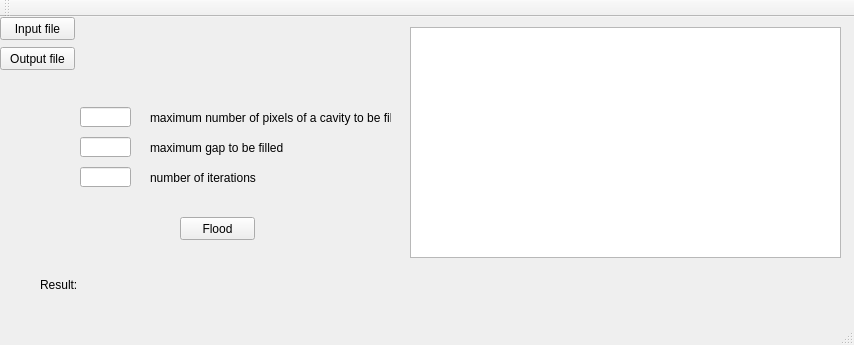
<?xml version="1.0" encoding="UTF-8"?>
<ui version="4.0">
 <class>MainWindow</class>
 <widget class="QMainWindow" name="MainWindow">
  <property name="geometry">
   <rect>
    <x>0</x>
    <y>0</y>
    <width>854</width>
    <height>345</height>
   </rect>
  </property>
  <property name="windowTitle">
   <string>2D flood filling</string>
  </property>
  <widget class="QWidget" name="centralWidget">
   <widget class="QPushButton" name="pushButtonInFile">
    <property name="geometry">
     <rect>
      <x>0</x>
      <y>0</y>
      <width>75</width>
      <height>23</height>
     </rect>
    </property>
    <property name="text">
     <string>Input file</string>
    </property>
   </widget>
   <widget class="QLabel" name="labelInFile">
    <property name="geometry">
     <rect>
      <x>80</x>
      <y>0</y>
      <width>391</width>
      <height>21</height>
     </rect>
    </property>
    <property name="text">
     <string/>
    </property>
   </widget>
   <widget class="QLabel" name="labelOutFile">
    <property name="geometry">
     <rect>
      <x>80</x>
      <y>30</y>
      <width>391</width>
      <height>21</height>
     </rect>
    </property>
    <property name="text">
     <string/>
    </property>
   </widget>
   <widget class="QPushButton" name="pushButtonOutFile">
    <property name="geometry">
     <rect>
      <x>0</x>
      <y>30</y>
      <width>75</width>
      <height>23</height>
     </rect>
    </property>
    <property name="text">
     <string>Output file</string>
    </property>
   </widget>
   <widget class="QPushButton" name="pushButtonFlood">
    <property name="geometry">
     <rect>
      <x>180</x>
      <y>200</y>
      <width>75</width>
      <height>23</height>
     </rect>
    </property>
    <property name="text">
     <string>Flood</string>
    </property>
   </widget>
   <widget class="QLabel" name="label">
    <property name="geometry">
     <rect>
      <x>40</x>
      <y>260</y>
      <width>41</width>
      <height>16</height>
     </rect>
    </property>
    <property name="text">
     <string>Result:</string>
    </property>
   </widget>
   <widget class="QLabel" name="labelResult">
    <property name="geometry">
     <rect>
      <x>80</x>
      <y>260</y>
      <width>491</width>
      <height>16</height>
     </rect>
    </property>
    <property name="text">
     <string/>
    </property>
   </widget>
   <widget class="QLineEdit" name="lineEditLimit">
    <property name="geometry">
     <rect>
      <x>80</x>
      <y>90</y>
      <width>51</width>
      <height>20</height>
     </rect>
    </property>
   </widget>
   <widget class="QLabel" name="label_3">
    <property name="geometry">
     <rect>
      <x>150</x>
      <y>90</y>
      <width>241</width>
      <height>21</height>
     </rect>
    </property>
    <property name="text">
     <string>maximum number of pixels of a cavity to be filled</string>
    </property>
   </widget>
   <widget class="QTextEdit" name="textEdit">
    <property name="geometry">
     <rect>
      <x>410</x>
      <y>10</y>
      <width>431</width>
      <height>231</height>
     </rect>
    </property>
   </widget>
   <widget class="QLineEdit" name="lineEditGapWidth">
    <property name="geometry">
     <rect>
      <x>80</x>
      <y>120</y>
      <width>51</width>
      <height>20</height>
     </rect>
    </property>
   </widget>
   <widget class="QLabel" name="label_2">
    <property name="geometry">
     <rect>
      <x>150</x>
      <y>120</y>
      <width>241</width>
      <height>21</height>
     </rect>
    </property>
    <property name="text">
     <string>maximum gap to be filled</string>
    </property>
   </widget>
   <widget class="QLineEdit" name="lineEditNiter">
    <property name="geometry">
     <rect>
      <x>80</x>
      <y>150</y>
      <width>51</width>
      <height>20</height>
     </rect>
    </property>
   </widget>
   <widget class="QLabel" name="label_4">
    <property name="geometry">
     <rect>
      <x>150</x>
      <y>150</y>
      <width>241</width>
      <height>21</height>
     </rect>
    </property>
    <property name="text">
     <string>number of iterations</string>
    </property>
   </widget>
  </widget>
  <widget class="QMenuBar" name="menuBar">
   <property name="geometry">
    <rect>
     <x>0</x>
     <y>0</y>
     <width>854</width>
     <height>18</height>
    </rect>
   </property>
  </widget>
  <widget class="QToolBar" name="mainToolBar">
   <attribute name="toolBarArea">
    <enum>TopToolBarArea</enum>
   </attribute>
   <attribute name="toolBarBreak">
    <bool>false</bool>
   </attribute>
  </widget>
  <widget class="QStatusBar" name="statusBar"/>
 </widget>
 <layoutdefault spacing="6" margin="11"/>
 <resources/>
 <connections>
  <connection>
   <sender>pushButtonInFile</sender>
   <signal>clicked()</signal>
   <receiver>MainWindow</receiver>
   <slot>inFileSelecter()</slot>
   <hints>
    <hint type="sourcelabel">
     <x>45</x>
     <y>54</y>
    </hint>
    <hint type="destinationlabel">
     <x>150</x>
     <y>160</y>
    </hint>
   </hints>
  </connection>
  <connection>
   <sender>pushButtonOutFile</sender>
   <signal>clicked()</signal>
   <receiver>MainWindow</receiver>
   <slot>outFileSelecter()</slot>
   <hints>
    <hint type="sourcelabel">
     <x>18</x>
     <y>84</y>
    </hint>
    <hint type="destinationlabel">
     <x>58</x>
     <y>181</y>
    </hint>
   </hints>
  </connection>
  <connection>
   <sender>pushButtonFlood</sender>
   <signal>clicked()</signal>
   <receiver>MainWindow</receiver>
   <slot>flooder()</slot>
   <hints>
    <hint type="sourcelabel">
     <x>283</x>
     <y>176</y>
    </hint>
    <hint type="destinationlabel">
     <x>292</x>
     <y>234</y>
    </hint>
   </hints>
  </connection>
 </connections>
 <slots>
  <slot>buttonClickHandler()</slot>
  <slot>inFileSelecter()</slot>
  <slot>outFileSelecter()</slot>
  <slot>flooder()</slot>
 </slots>
</ui>
